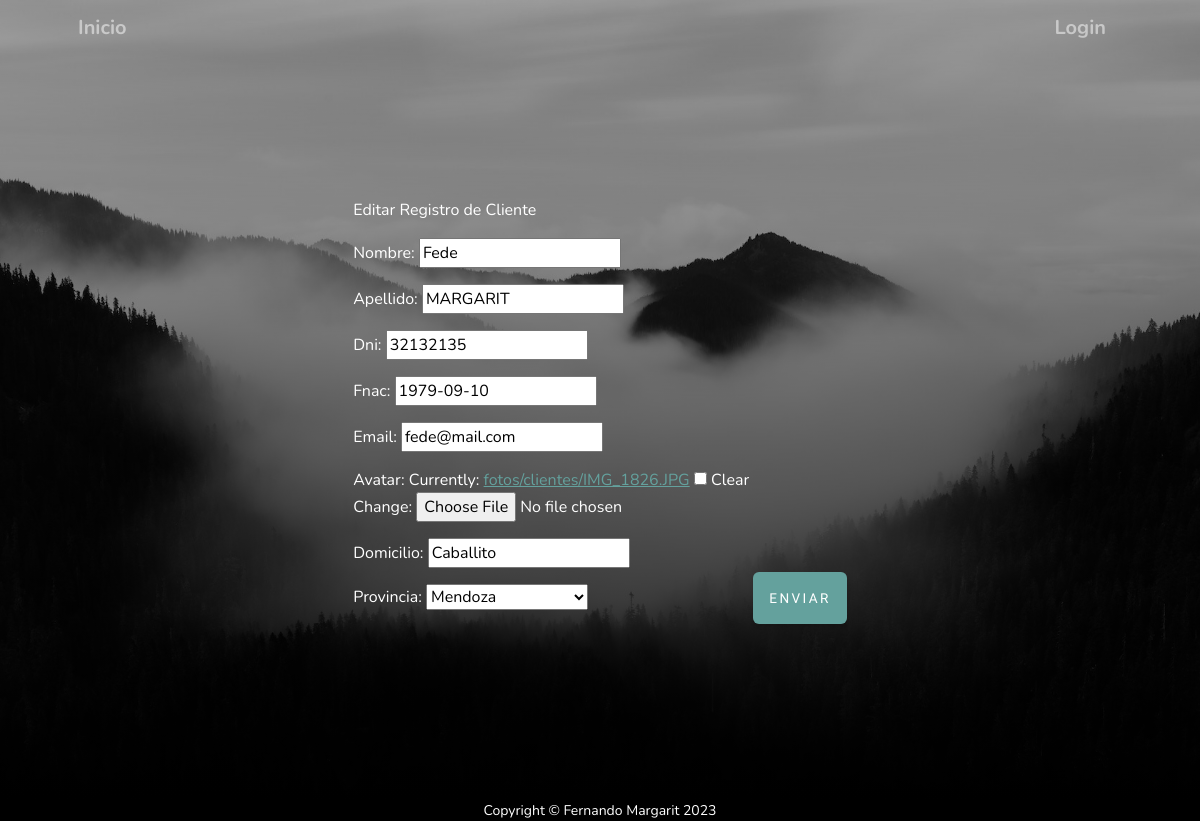
Before: /entregable/clientes/editar/32132135 with the older database file.
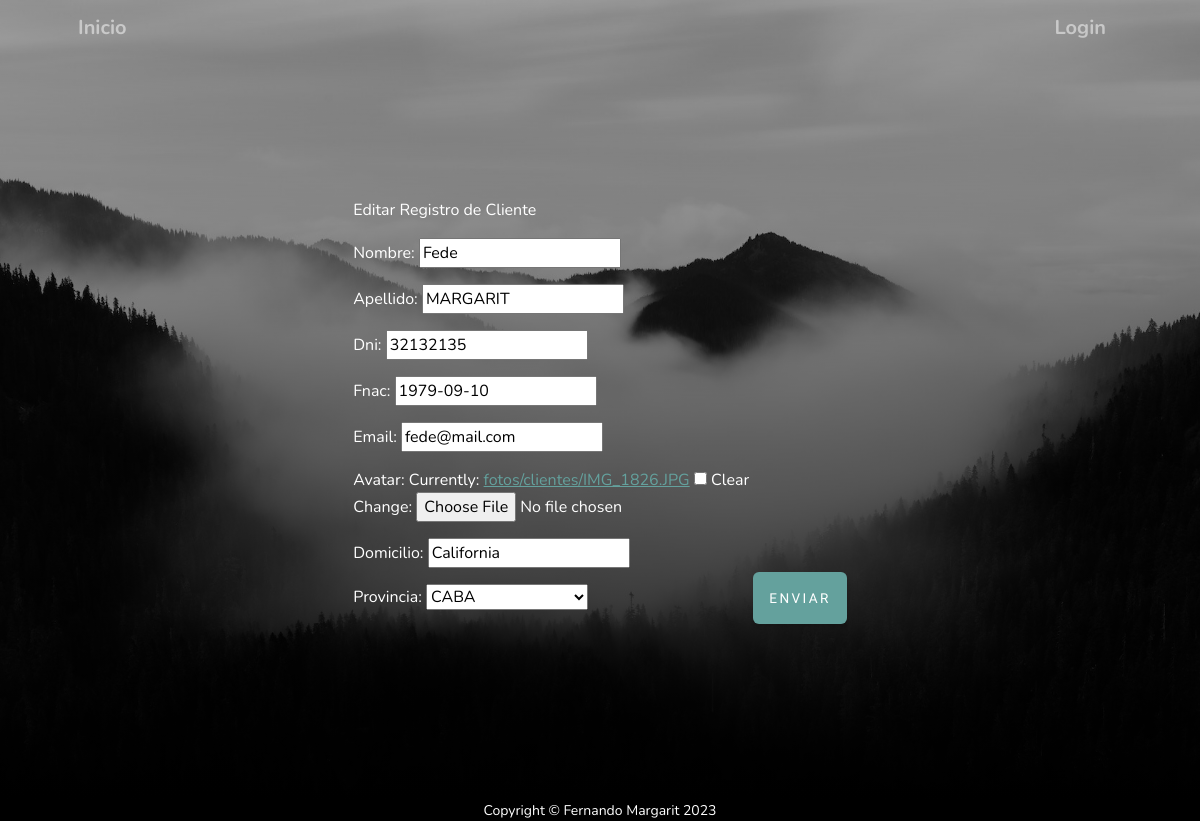
After: the same page with the newer database file.
### AppFinal/models.py (models this page shows, shortened)
class Cliente(models.Model):
    nombre   = models.CharField(max_length=30)
    apellido = models.CharField(max_length=30)
    dni      = models.IntegerField(primary_key=True)
    fnac     = models.DateField(null=False)
    email    = models.EmailField(null=False)
    usuario  = models.OneToOneField(User, on_delete=models.CASCADE)
    avatar   = models.ImageField(upload_to='fotos/clientes', blank=True, null=True)
    domicilio= models.CharField(max_length=150)
    provincia= models.ForeignKey(Provincia, on_delete=models.DO_NOTHING)
    cliente  = models.BooleanField(default=True)
    class Meta():
        verbose_name = 'CLIENTE'
        verbose_name_plural = 'CLIENTES'

class Provincia(models.Model):
    provincia   = models.CharField(primary_key=True, max_length=30)
    def __str__(self):
        return f'{self.provincia}'
    class Meta():
        verbose_name = 'PROVINCIA'
        verbose_name_plural = 'PROVINCIA'

### AppFinal/views.py (the view)
# urls.py: path('clientes/editar/<pk>', ClienteUpdateView.as_view(), name='ClientesEditarURL'),
class ClienteUpdateView(UpdateView):
    model               = Cliente
    template_name       = 'clientes/editar.html'
    fields              = ('nombre','apellido','dni','fnac','email','avatar','domicilio','provincia')
    success_url         = '/entregable/'
    context_object_name = 'edit'

### AppFinal/templates/clientes/editar.html (shortened to what this page needs)
{% load static %}
<link href="{% static 'css/styles.css' %}" rel="stylesheet" />
<link href="{% static 'css/mystyles.css' %}" rel="stylesheet" />
<!DOCTYPE html>
<html lang="en">
    {% load static %}
    <head>
        <link href="css/styles.css" rel="stylesheet" />
    </head>
    <body id="page-top">
        <header class="masthead">
            <div class="container px-4 px-lg-5 d-flex h-100 align-items-center justify-content-center">
            {% include 'clientes/barra-editar.html' %}
                <form action="" enctype="multipart/form-data" method="POST">{% csrf_token %}
                    <p class="text-white-50 mx-auto mt-2 mb-5">Editar Registro de Cliente</p>
                <section class="cliente-editar">
                        {{form.as_p}}
                </section>
                    <button name="d"  class="btn btn-primary" id="submitButton" type="submit">Enviar</button>
                </form>
        </header>
            {% include 'pie.html' %}
    </body>
</html>

Changed rows visible on the page:
changed Cliente "Fede": domicilio "Caballito" → "California"
computed for Provincia: provincia "Mendoza" → "CABA"
